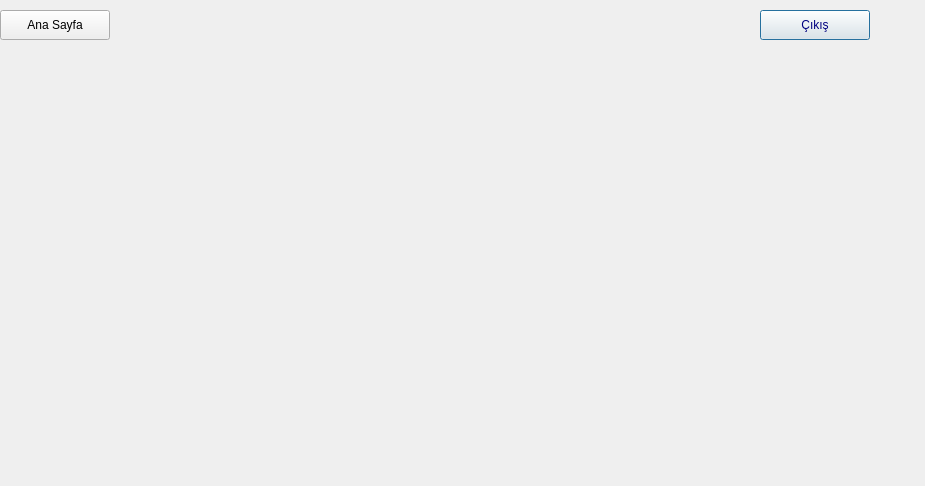
<?xml version="1.0" encoding="UTF-8"?>
<ui version="4.0">
 <class>monthwindow</class>
 <widget class="QDialog" name="monthwindow">
  <property name="geometry">
   <rect>
    <x>0</x>
    <y>0</y>
    <width>925</width>
    <height>486</height>
   </rect>
  </property>
  <property name="windowTitle">
   <string>Dialog</string>
  </property>
  <widget class="QPushButton" name="exit">
   <property name="geometry">
    <rect>
     <x>760</x>
     <y>10</y>
     <width>110</width>
     <height>30</height>
    </rect>
   </property>
   <property name="styleSheet">
    <string notr="true">color:navy</string>
   </property>
   <property name="text">
    <string>Çıkış</string>
   </property>
   <property name="autoDefault">
    <bool>true</bool>
   </property>
  </widget>
  <widget class="QCustomPlot" name="plot" native="true">
   <property name="geometry">
    <rect>
     <x>-1</x>
     <y>49</y>
     <width>871</width>
     <height>381</height>
    </rect>
   </property>
  </widget>
  <widget class="QPushButton" name="main">
   <property name="geometry">
    <rect>
     <x>0</x>
     <y>10</y>
     <width>110</width>
     <height>30</height>
    </rect>
   </property>
   <property name="styleSheet">
    <string notr="true">color:black</string>
   </property>
   <property name="text">
    <string>Ana Sayfa</string>
   </property>
   <property name="autoDefault">
    <bool>true</bool>
   </property>
   <property name="default">
    <bool>false</bool>
   </property>
   <property name="flat">
    <bool>false</bool>
   </property>
  </widget>
 </widget>
 <customwidgets>
  <customwidget>
   <class>QCustomPlot</class>
   <extends>QWidget</extends>
   <header>qcustomplot.h</header>
   <container>1</container>
  </customwidget>
 </customwidgets>
 <resources/>
 <connections/>
</ui>
